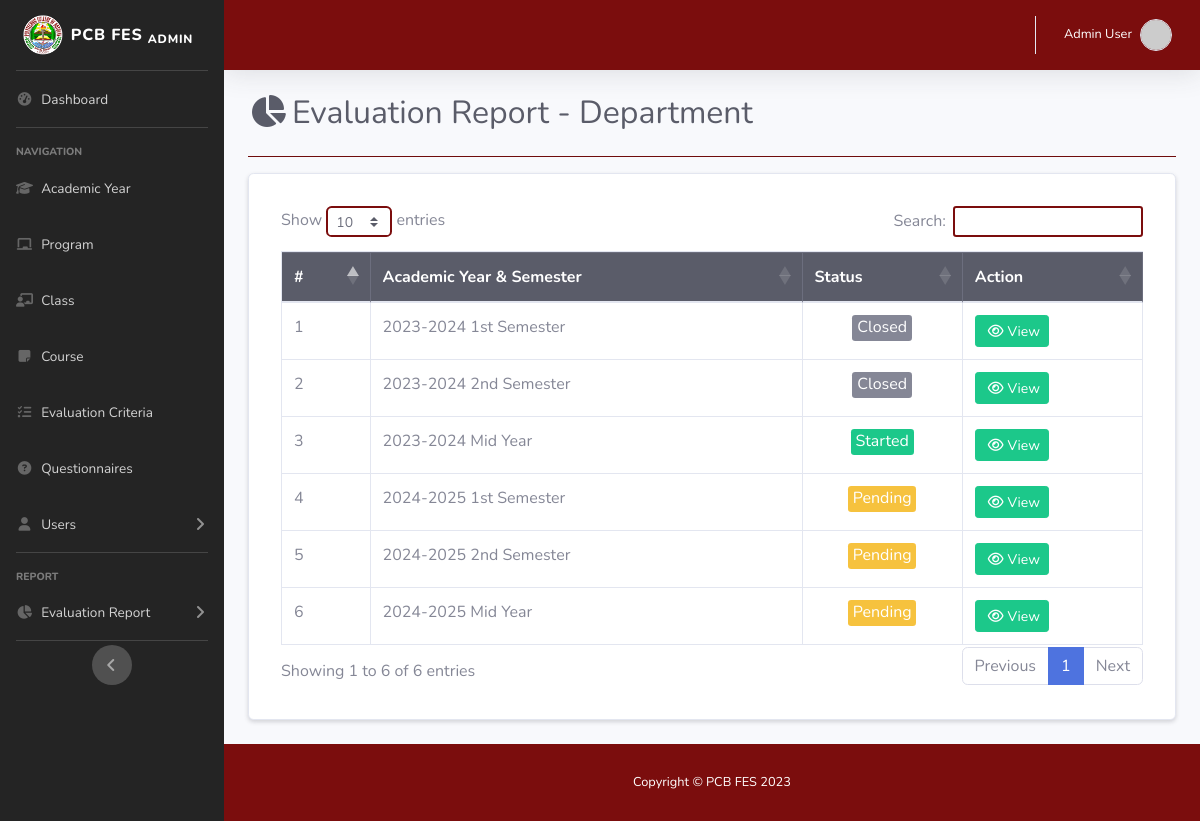
Screenshot of /admin/report.php (signed in) with the database file from the repository.
### tables this page shows
CREATE TABLE `acad_yr_tbl` (
  `acad_id` int(11) NOT NULL,
  `year_start` year(4) NOT NULL,
  `year_end` year(4) NOT NULL,
  `semester` int(11) NOT NULL,
  `status` varchar(50) NOT NULL,
  `is_default` varchar(5) NOT NULL
);

### admin/report.php (the view, shortened to what this page needs)
<!DOCTYPE html>
<html lang="en">
<head>
    <link rel="stylesheet" href="https://stackpath.bootstrapcdn.com/bootstrap/4.2.1/css/bootstrap.min.css">
    <link rel="stylesheet" href="https://cdn.datatables.net/1.10.18/css/dataTables.bootstrap4.min.css">
    <link href="../assets/vendor/fontawesome-free/css/all.min.css" rel="stylesheet" type="text/css">
    <link href="../assets/css/sb-admin-2.min.css" rel="stylesheet">
    <link href="../assets/css/custom.css" rel="stylesheet">
    <link rel="stylesheet" href="https://cdn.jsdelivr.net/npm/@sweetalert2/theme-borderless@5/borderless.css" />
</head>
<body id="page-top">
    <div id="wrapper">
            <?php include 'sidebar.php'; ?>
        <div id="content-wrapper" class="d-flex flex-column">
            <div id="content">
                    <?php include 'topbar.php'; ?>
                <div class="container-fluid justify-content-center">
                    <div class="d-sm-flex align-items-center justify-content-between mb-4">
                        <h1 class="h2 mb-0 text-gray-800"> <i class="fas fa-fw fa-chart-pie mr-1"></i>Evaluation Report - Department</h1>
                    </div>
                    <hr class="mb-3 bg-white1">
<div class="container card p-2 mb-4 shadow-sm">
    <div class="row">
        <div class="col-12 col-md-12">
            <div class="container mb-4 mt-4">
                <table id="myTable" class="table table-bordered nowrap" style="width:100%">
                    <thead class="table-dark">
                        <th>#</th>
                        <th>Academic Year & Semester</th>
                        <th>Status</th>
                        <th>Action</th>
                    </thead>
                    <tbody>
                        <?php
                            require '../db/dbconn.php';
                            $sql = "SELECT * FROM acad_yr_tbl ORDER BY year_start ASC";
                            $num = 1;
                            $query = mysqli_query($conn, $sql);
                            while($row = mysqli_fetch_assoc($query)){
                                if ($row['status'] == "started") {
                                    $status = "<td><div class='row'><div class='col text-center'><span class='badge badge-success rounded-sm badge-lg'><span class='h6'>".ucfirst($row['status'])."</span></span></div></div></td>";
                                }else if ($row['status'] == "pending"){
                                    $status = "<td><div class='row'><div class='col text-center'><span class='badge badge-warning rounded-sm badge-lg'><span class='h6'>".ucfirst($row['status'])."</span></span></div></div></td>";
                                }else{
                                    $status = "<td><div class='row'><div class='col text-center'><span class='badge badge-secondary rounded-sm badge-lg'><span class='h6'>".ucfirst($row['status'])."</span></span></div></div></td>";
                                }
                                if ($row['semester'] == 1) {
                                    $semester = "1st Semester";
                                } else if ($row['semester'] == 2){
                                    $semester = "2nd Semester";
                                } else{
                                    $semester = "Mid Year";
                                }
                                echo
                                "<tr>
                                    <td>".$num."</td>
                                    <td>".$row['year_start']. "-" .$row['year_end']. " " .$semester."</td>
                                    $status
                                    <td>
                                        <a href='report_department.php?acad_id=".$row['acad_id']."' class='btn btn-sm btn-success' data-toggle='modal'><i class='fa fa-eye m-1'></i>View</a>
                                    </td>
                                </tr>";
                            $num++;}
                        ?>
                    </tbody>
                </table>
            </div>
        </div>
    </div>
</div>
                </div>
            </div>
            <?php include 'footer.php'; ?>
        </div>
    </div>
</body>
</html>

### assets/css/custom.css (style rules this page uses)
.bg-white1 { background-color: #7b0d0d; }

### rows the page displays
acad_yr_tbl: year_start "2023", year_end "2024", semester "1st Semester", status "Closed"
acad_yr_tbl: year_start "2023", year_end "2024", semester "2nd Semester", status "Closed"
acad_yr_tbl: year_start "2023", year_end "2024", semester "Mid Year", status "Started"
acad_yr_tbl: year_start "2024", year_end "2025", semester "1st Semester", status "Pending"
acad_yr_tbl: year_start "2024", year_end "2025", semester "2nd Semester", status "Pending"
acad_yr_tbl: year_start "2024", year_end "2025", semester "Mid Year", status "Pending"

### other values shown
$name "Admin User"
